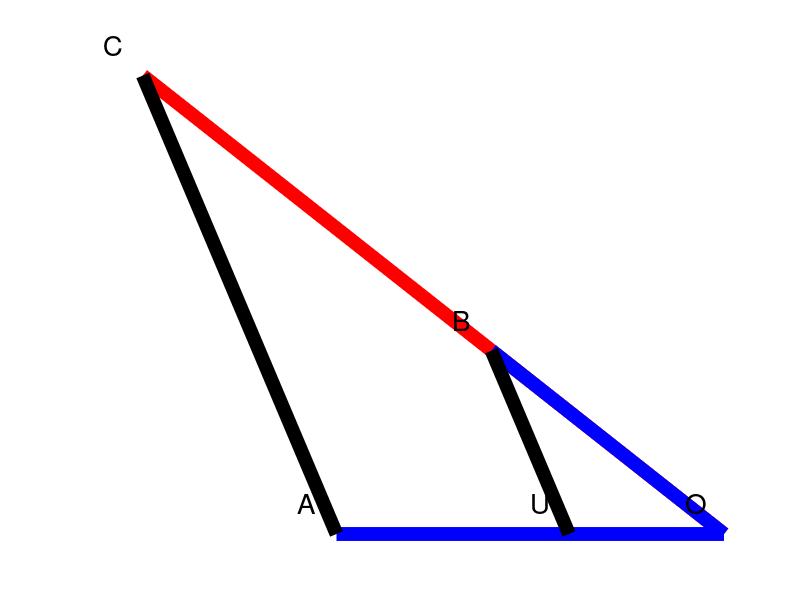

This chart was generated by the following MATLAB code:
Res = 1000;
Spessore = 10;
dx = 0.5;
dy = 0.5;

XA = - 5;
YA = 0;
XB = - 3;
YB = 3;
XU = - 2;
YU = 0;

XC = ( (XU - XB) * YA - XA * (YU - YB) ) / ( (XU - XB) * YB / XB - (YU - YB) );
YC = YB * XC / XB;

Immagine = figure("visible","off");
axis off;
hold on;
plot([XC 0], [YC 0], "-r", "linewidth", Spessore);
plot([XA 0], [YA 0], "-b", "linewidth", Spessore);
plot([XB 0], [YB 0], "-b", "linewidth", Spessore);
plot([XU XB], [YU YB], "-k", "linewidth", Spessore);
plot([XA XC], [YA YC], "-k", "linewidth", Spessore);
text([XA XB XC XU 0] - dx, [YA YB YC YU 0] + dy, {"A" "B" "C" "U" "O"}, "fontsize", 20);
print(Immagine, "Immagine_Geometrie_Prodotto.png");
